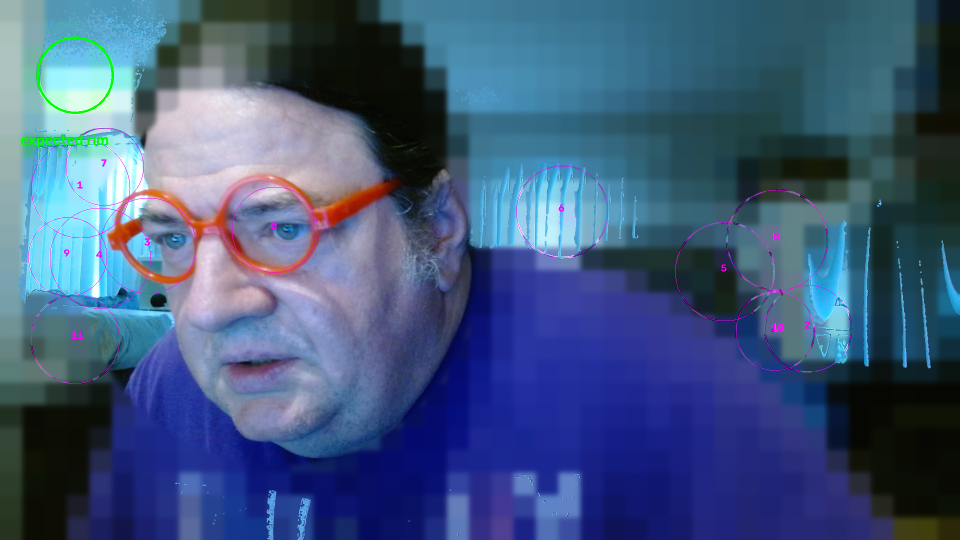
#> input picture board_artifacts/hcheck2.png, 1920 x 1080 px (shown at 1/2 size)
$ python -i ringchan.py   (imports and definitions only)   (older library calls are emulated)
#> lines starting #> are read from the running program, lines starting #| are printed output that depends on the picture
#!/usr/bin/env python3
"""Does the INNER rim edge appear in a colour-aware edge map?

At 312/192 the outer edge of the right lens fits cleanly (a=56.4, ratio 0.88,
cov 0.94) but the inner edge is absent. Suspected cause: Canny runs on
LUMINANCE, and a red rim against brightly-lit skin is nearly isoluminant --
the outer edge (rim against dark background) has contrast to spare, the inner
edge has almost none.

This is NOT a retreat to colour thresholding, which config.toml and CLAUDE.md
rule out for good reason: five rim colours and drifting hall light make any
tuned threshold a setup-day-only trick. Taking the per-pixel MAX gradient
across channels tunes nothing and prefers no colour -- it only says "an edge in
any channel is an edge". The ellipse is still found geometrically.

    python3 tools/ringchan.py [expo] [gain]
"""
import sys, os, math
sys.path.insert(0, os.path.dirname(os.path.dirname(os.path.abspath(__file__))))
import numpy as np, cv2
from spike import camera, config, intrinsics as I
from spike.frame_fiducial import (RigSpec, Ellipse, arc_quality,
                                  RING_RATIO_TOL, MIN_RING_SEPARATION_PX,
                                  RING_CONCENTRIC_FRAC)

EXPO = int(sys.argv[1]) if len(sys.argv) > 1 else 312
GAIN = int(sys.argv[2]) if len(sys.argv) > 2 else 192
W = 1920
# [1 line that did not run here, left out]
# [1 line that did not run here, left out]
# [1 line not run here, left out]
# [3 lines that did not run here, left out]

# [4 lines not run here, left out]
frame = None
# [5 lines not run here, left out]

def edge_maps(img):
    """Several edge images over the SAME pixels, so they can be compared."""
    g = cv2.cvtColor(img, cv2.COLOR_BGR2GRAY)
    out = {"gray": cv2.Canny(g, 40, 120)}
    lab = cv2.cvtColor(img, cv2.COLOR_BGR2LAB)
    hsv = cv2.cvtColor(img, cv2.COLOR_BGR2HSV)
    for nm, ch in (("lab_a", lab[:, :, 1]), ("lab_b", lab[:, :, 2]),
                   ("hsv_s", hsv[:, :, 1]),
                   ("B", img[:, :, 0]), ("G", img[:, :, 1]), ("R", img[:, :, 2])):
        out[nm] = cv2.Canny(cv2.GaussianBlur(ch, (5, 5), 0), 30, 90)
    # per-pixel max gradient across B,G,R,a*,b* -- tunes nothing, prefers
    # no colour, and is what should actually ship if it wins here.
    acc = np.zeros(g.shape, np.float32)
    for ch in (img[:, :, 0], img[:, :, 1], img[:, :, 2],
               lab[:, :, 1], lab[:, :, 2]):
        b = cv2.GaussianBlur(ch, (5, 5), 0).astype(np.float32)
        m = np.hypot(cv2.Sobel(b, cv2.CV_32F, 1, 0, ksize=3),
                     cv2.Sobel(b, cv2.CV_32F, 0, 1, ksize=3))
        acc = np.maximum(acc, m)
    acc = np.clip(acc / max(acc.max(), 1e-6) * 255, 0, 255).astype(np.uint8)
    out["maxgrad"] = cv2.Canny(acc, 40, 110)
    return out

# [12 lines left out: function fits, not called in this run]

# Anchor on the lens found in grayscale, then work in a crop around it at
# FULL resolution -- update.md 2.2: the concentric check needs the full-res ROI,
# and cropping also deletes the frame-wide clutter that dominated the last run.
# [2 lines that did not run here, left out]
# [2 lines that did not run here, left out]
# [6 lines not run here, left out]
# [1 line that did not run here, left out]
# [2 lines not run here, left out]
# [1 line that did not run here, left out]
# [1 line that did not run here, left out]
# [1 line that did not run here, left out]
# [1 line that did not run here, left out]
# [1 line not run here, left out]
# [1 line that did not run here, left out]
# [21 lines not run here, left out]

>>> import cv2
>>> picture = cv2.imread('../board_artifacts/hcheck2.png')
#> picture is the input picture: shape (1080, 1920, 3); mean B, G, R 124.9, 88.8, 65
>>> result = edge_maps(picture)
#> in edge_maps (call 2), `g = cv2.cvtColor(img, cv2.COLOR_BGR2GRAY)`:
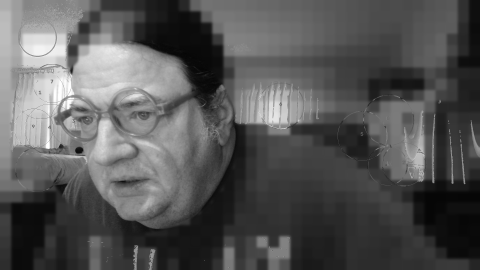
#> g: shape (1080, 1920) (shown at 1/4 size); min 3, max 255, mean 85.8
#> the loop in edge_maps (call 2), `for nm, ch in (("lab_a", lab[:, :, 1]), ("lab_b", lab[:, :, 2]), ("hsv..` made 6 passes
#> nm on passes 1 to 6: 'lab_a', 'lab_b', 'hsv_s', 'B', 'G', 'R'
#> after the loop in edge_maps (call 2), `for nm, ch in (("lab_a", lab[:, :, 1]), ("lab_b", lab[:, :, 2]),`: out = 7 items
#> the loop in edge_maps (call 2), `for ch in (img[:, :, 0], img[:, :, 1], img[:, :, 2], lab[:, :, 1], lab..` made 5 passes
#> pass 1, in edge_maps (call 2), `b = cv2.GaussianBlur(ch, (5, 5), 0).astype(np.float32)`:
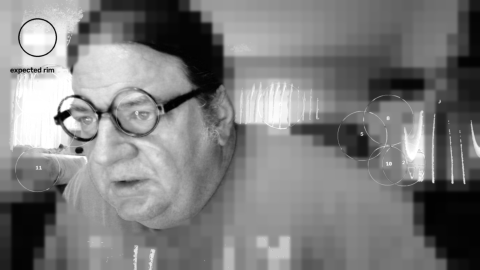
#> b: shape (1080, 1920) float32 (shown at 1/4 size); min 0, max 255, mean 124.9
#> pass 1, in edge_maps (call 2), `m = np.hypot(cv2.Sobel(b, cv2.CV_32F, 1, 0, ksize=3), cv2.Sobel(b, cv2..`:
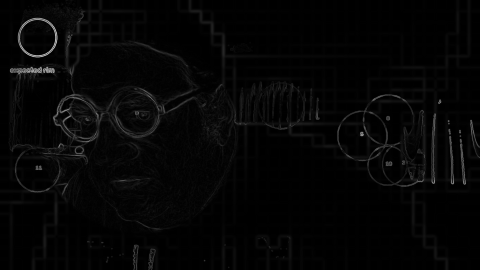
#> m: shape (1080, 1920) float32 (shown at 1/4 size); min 0, max 650.2, mean 14; drawn with min black and max white
#> pass 2, in edge_maps (call 2), `b = cv2.GaussianBlur(ch, (5, 5), 0).astype(np.float32)`:
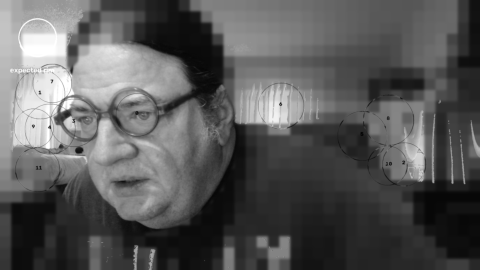
#> b: shape (1080, 1920) float32 (shown at 1/4 size); min 1, max 255, mean 88.8
#> pass 2, in edge_maps (call 2), `m = np.hypot(cv2.Sobel(b, cv2.CV_32F, 1, 0, ksize=3), cv2.Sobel(b, cv2..`:
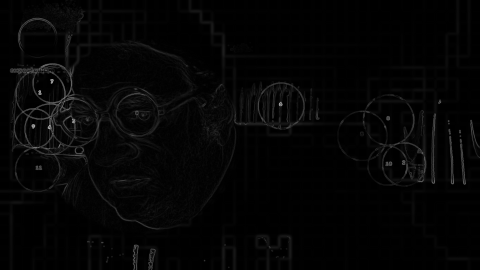
#> m: shape (1080, 1920) float32 (shown at 1/4 size); min 0, max 630.1, mean 12.5; drawn with min black and max white
#> after the loop in edge_maps (call 2), `for ch in (img[:, :, 0], img[:, :, 1], img[:, :, 2],`:
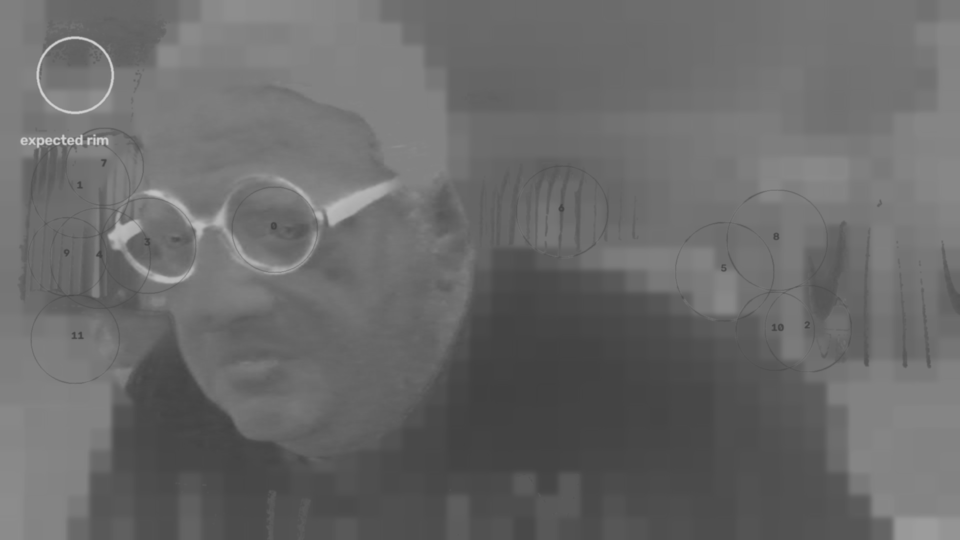
#> b: shape (1080, 1920) float32 (shown at 1/2 size); min 65, max 211, mean 105.9
#> result = 8 items

$ run again, on board_artifacts/hcheck3.png
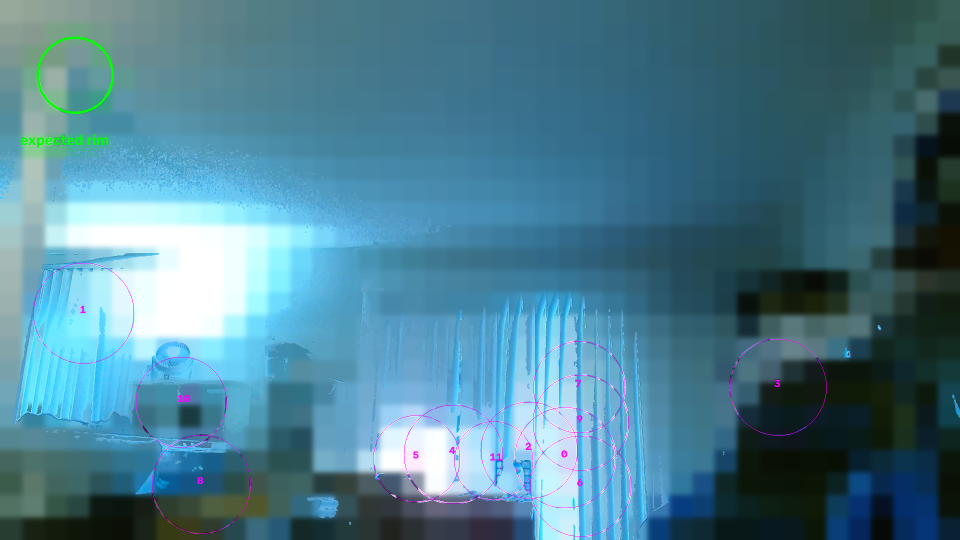
#> input picture board_artifacts/hcheck3.png, 1920 x 1080 px (shown at 1/2 size)
#> picture is the input picture: shape (1080, 1920, 3); mean B, G, R 144.3, 125.8, 76
#> in edge_maps (call 2), `g = cv2.cvtColor(img, cv2.COLOR_BGR2GRAY)`:
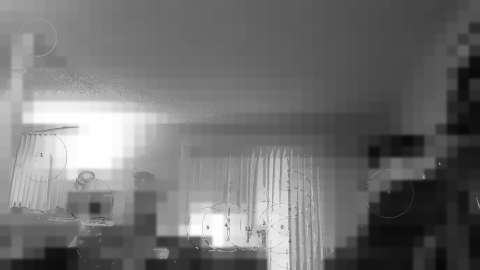
#> g: shape (1080, 1920) (shown at 1/4 size); min 8, max 255, mean 113
#> lab: shape (1080, 1920, 3); mean of channels 0, 1, 2 125.9, 117.6, 113.4
#> hsv: shape (1080, 1920, 3); mean H, S, V 93.4, 129.8, 146.3
#> the loop in edge_maps (call 2), `for nm, ch in (("lab_a", lab[:, :, 1]), ("lab_b", lab[:, :, 2]), ("hsv..` made 6 passes
#> nm on passes 1 to 6: 'lab_a', 'lab_b', 'hsv_s', 'B', 'G', 'R'
#> after the loop in edge_maps (call 2), `for nm, ch in (("lab_a", lab[:, :, 1]), ("lab_b", lab[:, :, 2]),`: out = 7 items
#> the loop in edge_maps (call 2), `for ch in (img[:, :, 0], img[:, :, 1], img[:, :, 2], lab[:, :, 1], lab..` made 5 passes
#> after the loop in edge_maps (call 2), `for ch in (img[:, :, 0], img[:, :, 1], img[:, :, 2],`:
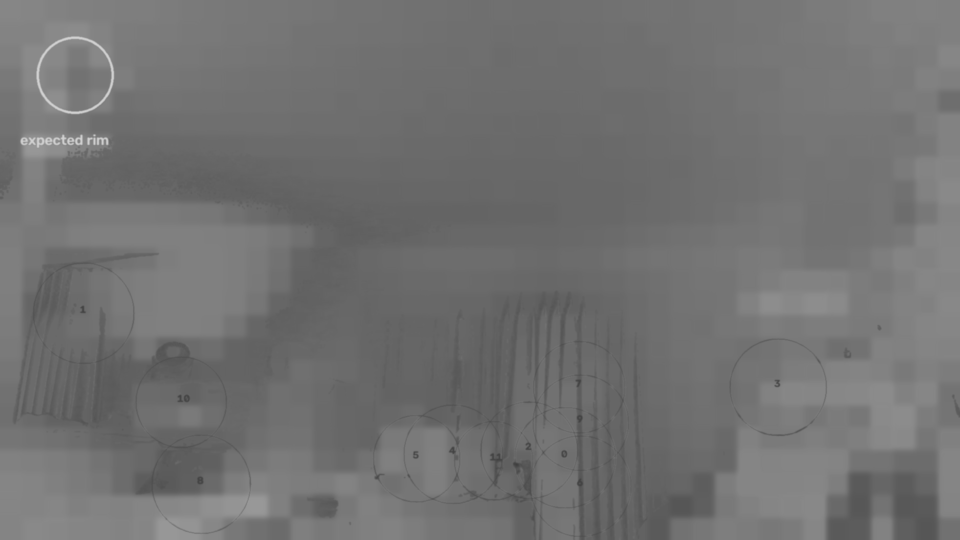
#> b: shape (1080, 1920) float32 (shown at 1/2 size); min 63, max 211, mean 113.4
#> result = 8 items

$ run again, on board_artifacts/hcheck4.png
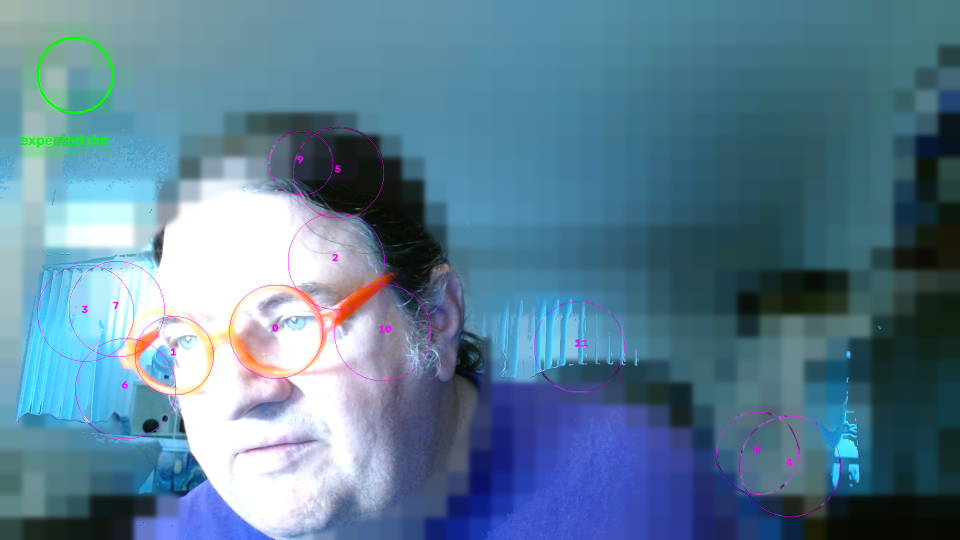
#> input picture board_artifacts/hcheck4.png, 1920 x 1080 px (shown at 1/2 size)
#> picture is the input picture: shape (1080, 1920, 3); mean B, G, R 148.1, 126.1, 91.5
#> in edge_maps (call 2), `g = cv2.cvtColor(img, cv2.COLOR_BGR2GRAY)`:
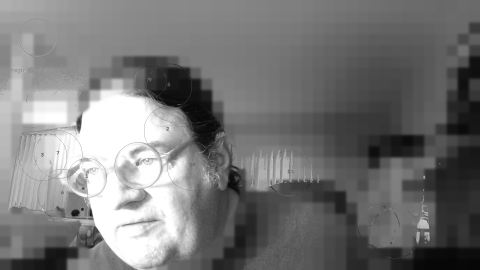
#> g: shape (1080, 1920) (shown at 1/4 size); min 4, max 255, mean 118.3
#> lab: shape (1080, 1920, 3); mean of channels 0, 1, 2 129.1, 123.2, 112.8
#> hsv: shape (1080, 1920, 3); mean H, S, V 94.5, 113.1, 150.7
#> the loop in edge_maps (call 2), `for nm, ch in (("lab_a", lab[:, :, 1]), ("lab_b", lab[:, :, 2]), ("hsv..` made 6 passes
#> nm on passes 1 to 6: 'lab_a', 'lab_b', 'hsv_s', 'B', 'G', 'R'
#> after the loop in edge_maps (call 2), `for nm, ch in (("lab_a", lab[:, :, 1]), ("lab_b", lab[:, :, 2]),`: out = 7 items
#> the loop in edge_maps (call 2), `for ch in (img[:, :, 0], img[:, :, 1], img[:, :, 2], lab[:, :, 1], lab..` made 5 passes
#> after the loop in edge_maps (call 2), `for ch in (img[:, :, 0], img[:, :, 1], img[:, :, 2],`:
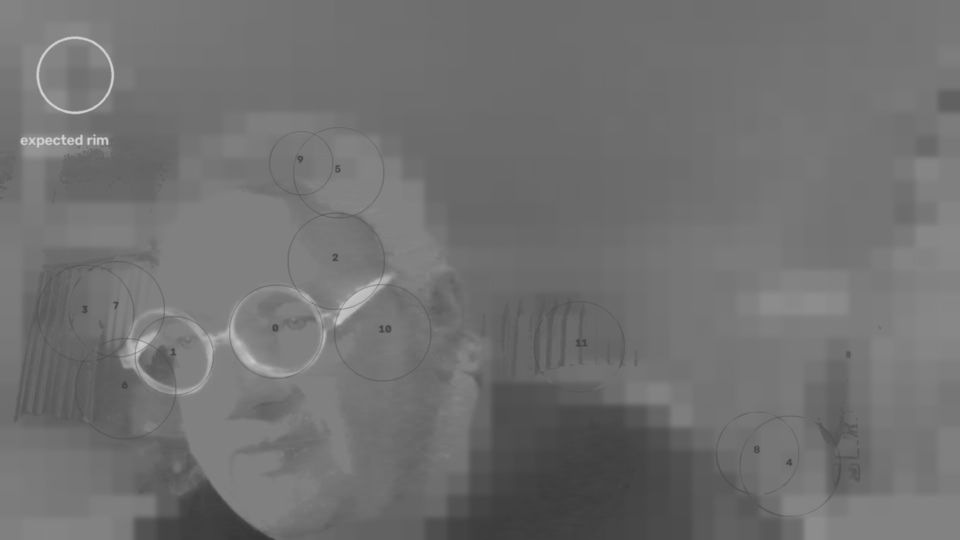
#> b: shape (1080, 1920) float32 (shown at 1/2 size); min 54, max 211, mean 112.8
#> result = 8 items
